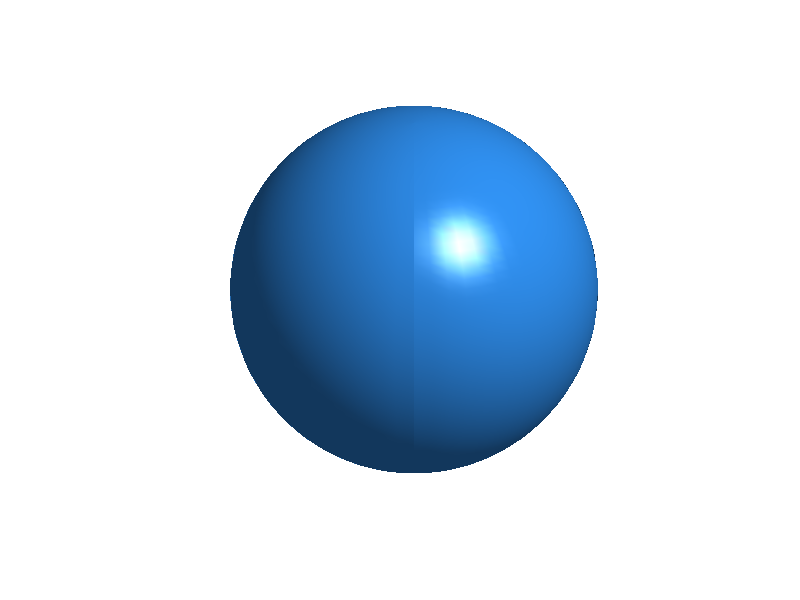

Reproduce this figure in MATLAB.
% Day 081 · The view Command, Colormaps, Shading and Lighting — Lighting a surface and rotating with a loop
% Run: open this file in MATLAB and press Run (or type example_3 in the Command Window)

[X, Y, Z] = sphere(60);
surf(X, Y, Z, 'FaceColor', [0.2 0.6 1], 'EdgeColor', 'none')
axis equal off
light('Position', [2 2 3])
lighting gouraud
material shiny
for az = 0:30:90
    view(az, 25)
    drawnow
end
[az, el] = view;
fprintf('Final view: azimuth %g, elevation %g\n', az, el);
